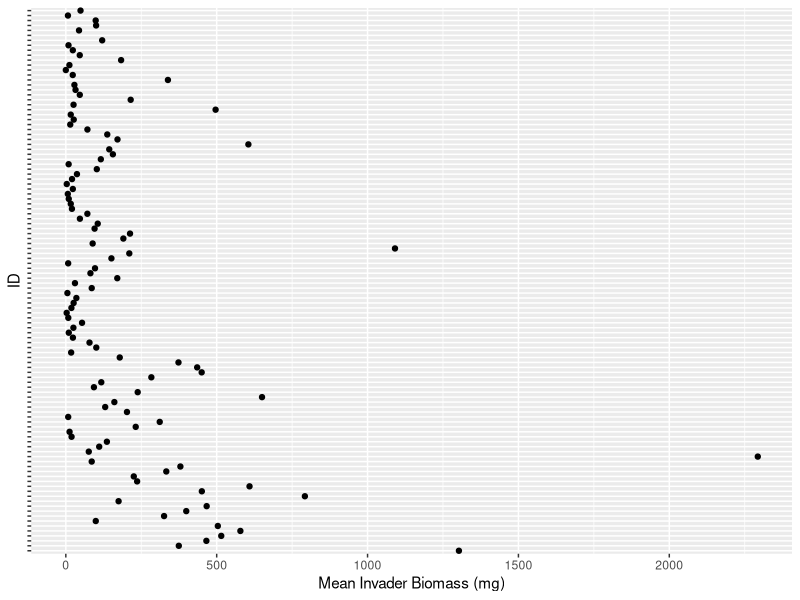
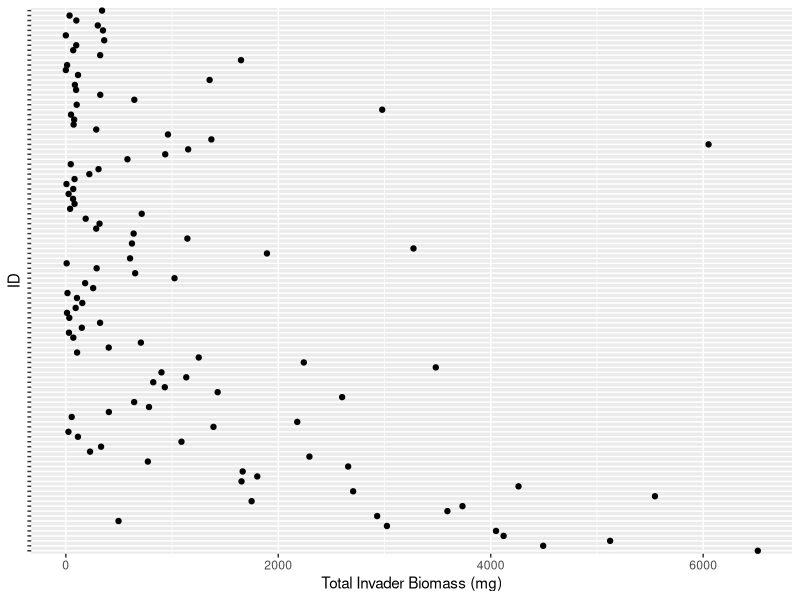
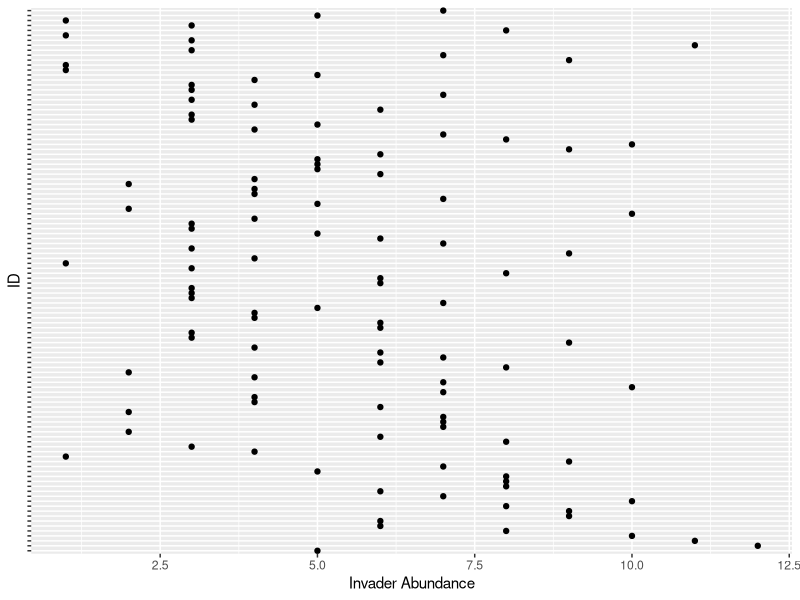

Recreate these plots in R, in order.
# libraries -----
library(dplyr)    # for manipulating data
library(here)     # for creating relative file paths
library(ggplot2)  # for visualizing data 

# import ----

inv_bm <- read.csv(here("data", "intermediate_data", "invader_biomass.csv"))

# exploratory data analysis -----

## check for sample size of density and richness treatments ----
# to determine type of sum of squares (I, II, or III) required for ANOVA 
inv_bm %>%
  group_by(Richness_ID, Density_ID) %>%
  summarize(
    n_avg_bm = length(na.omit(mean_inv_bm_mg)),
    n_tot_bm = length(na.omit(tot_inv_bm_mg)),
    n_inv_ab = length(na.omit(num_invaders))
  )

## check for outliers -----
# reason: outliers increase the estimate of sample variance
# decreasing the calculated F statistics for ANOVA's
# lowering the chance of rejecting the null hypothesis 
inv_bm %>%
  mutate(ID = paste(Richness_ID, Density_ID, Rep)) %>%
  ggplot(aes(x = mean_inv_bm_mg, y = ID)) + 
  geom_point() +
  labs(
    x = "Mean Invader Biomass (mg)",
    y = "ID"
    ) + 
  theme(axis.text.y = element_blank())
  
inv_bm %>%
  mutate(ID = paste(Richness_ID, Density_ID, Rep)) %>%
  ggplot(aes(x = tot_inv_bm_mg, y = ID)) + 
  geom_point() +
  labs(
    x = "Total Invader Biomass (mg)",
    y = "ID"
  ) + 
  theme(axis.text.y = element_blank())

inv_bm %>%
  mutate(ID = paste(Richness_ID, Density_ID, Rep)) %>%
  ggplot(aes(x = num_invaders, y = ID)) + 
  geom_point() +
  labs(
    x = "Invader Abundance",
    y = "ID"
  ) + 
  theme(axis.text.y = element_blank())
